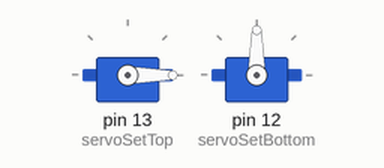
Recording of a sketch running on a simulated Arduino Uno, built with avr-gcc and run on an emulated ATmega328P. On the bench: 2 × servo.

Above: at 0.1 s.
Timing chart, 0 to 1.6 s (numbered marks = the images above):
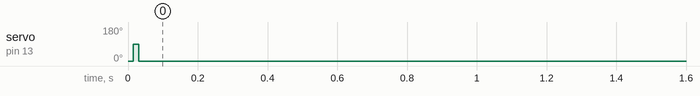

The sketch:

Emotion_Servo_position.ino
```cpp
#include <Servo.h>

Servo servoSetTop;

Servo servoSetBottom;

int posA = 0;
int posB = 45;
int posC = 90;
int posD = 135;
int posE = 180;

const int buttonPin1 = 2;
const int buttonPin2 = 4;
const int buttonPin3 = 6;
const int buttonPin4 = 8;
int buttonState = 0;

void setup()
{
  servoSetTop.attach(13);
  servoSetBottom.attach(12);

  servoSetTop.write(posA);
  servoSetBottom.write(posC);
  delay(15);

  servoSetTop.write(posC);
  servoSetBottom.write(posC);
  delay(15);

  servoSetTop.write(posA);
  servoSetBottom.write(posC);
  delay(15);
}

void loop ()
{
}
```
